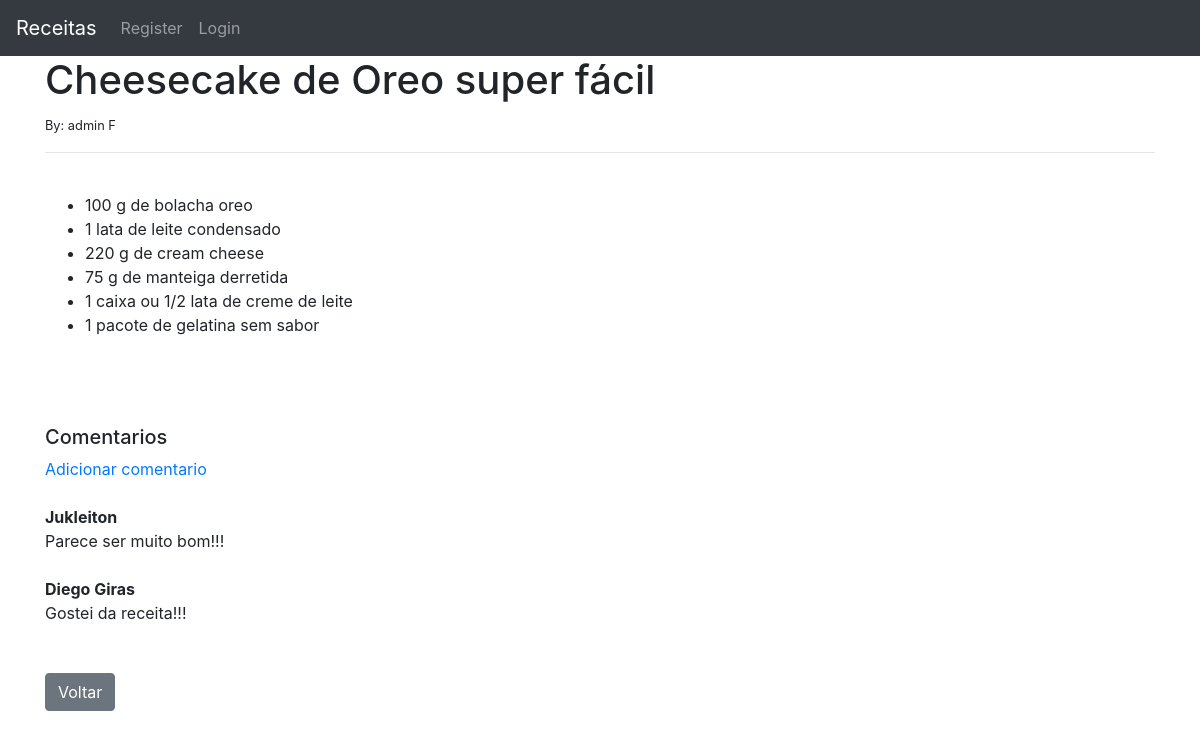
Screenshot of /article/4 with the database file from the repository.
### theblog/models.py (models this page shows, shortened)
class Post(models.Model):
    title = models.CharField(max_length=255)
    author = models.ForeignKey(User, on_delete=models.CASCADE)
    body = models.TextField()

class Comment(models.Model):
    post = models.ForeignKey(Post, related_name="comments" , on_delete=models.CASCADE)
    name = models.CharField(max_length=255)
    body = models.TextField()

### theblog/views.py (the view)
# urls.py: path('article/<int:pk>', ArticleDetailView.as_view(), name='article-detail'),
class ArticleDetailView(DetailView):
    model = Post
    template_name = 'article_details.html'

### theblog/templates/article_details.html (shortened to what this page needs)
{% extends "index.html" %}
{%block content %}
<h1>{{post.title}}</h1>
<small>By: {{post.author}} {{post.author.last_name}}</small>
<br/>
<hr>
<br/>
{{post.body | safe}}
<br/><br/><br/>
<h5>Comentarios</h5>
{%if not post.comments.all%}
    Sem comentarios ainda...<a href="{%url 'add_comment' post.pk%}">Adicionar comentario</a>
{% else %}
    <a href="{%url 'add_comment' post.pk%}">Adicionar comentario</a>
    <br/>
    {%for comment in post.comments.all%}
        <br/>
        <strong>{{comment.name}}</strong>
        <br/>
        {{comment.body}}
        <br/>
    {% endfor %}
{% endif %}
<br/><br/>
<a href="{%url 'home' %}"><button type="button" class="btn btn-secondary">Voltar</button></a>
{% endblock %}

### rows the page displays
Post: title "Cheesecake de Oreo super fácil", author "admin", author.last_name "F", body "100 g de bolacha oreo 1 lata de leite condensado 220 g de cream cheese 75 g de manteiga derretida 1 caixa ou 1/2 lata de creme de leite 1 pacote de gelatina sem sabor"
Comment: name "Jukleiton", body "Parece ser muito bom!!!"
Comment: name "Diego Giras", body "Gostei da receita!!!"
